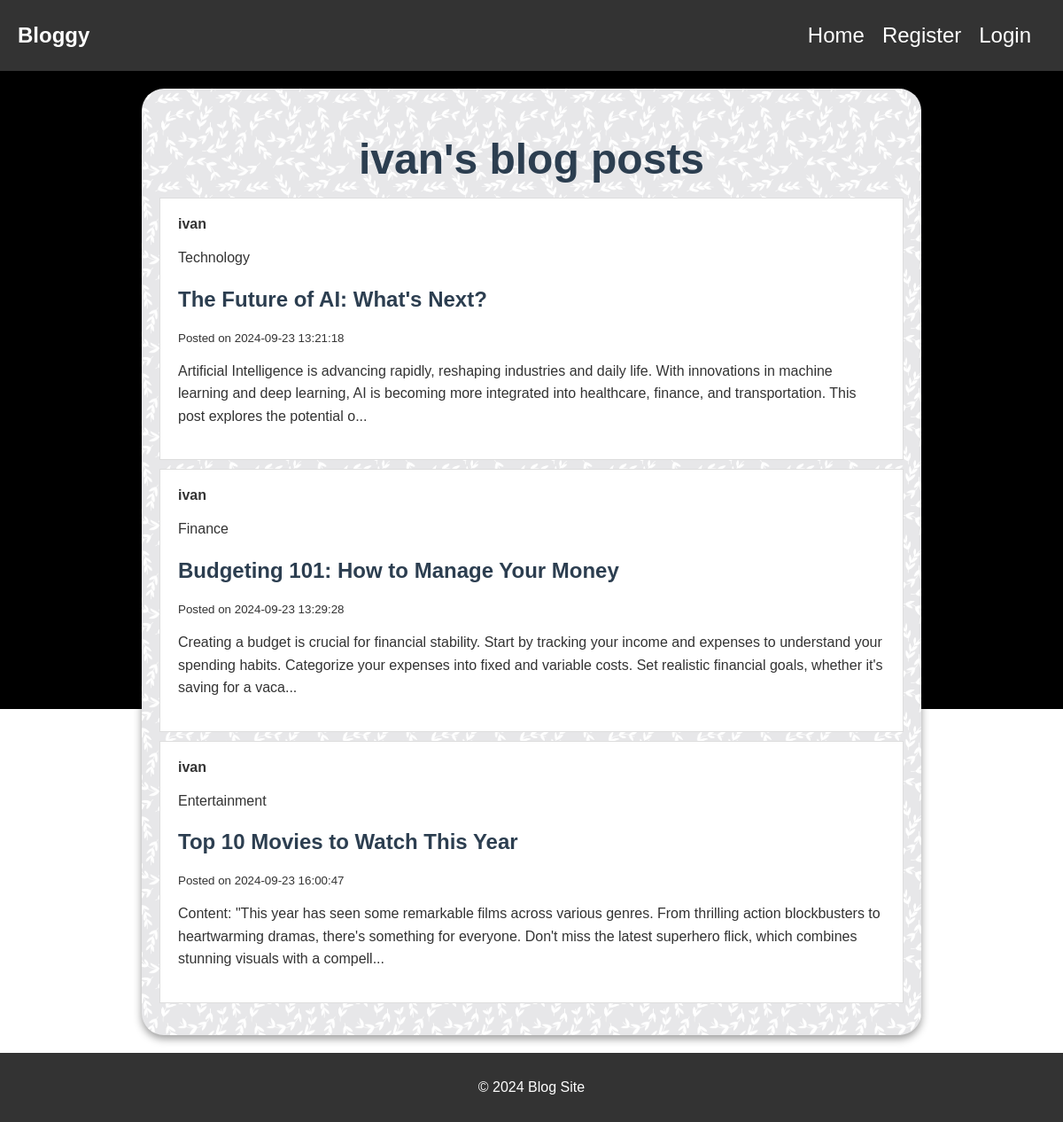
The app's page /user.php?user_id=32 with its own data.
### tables this page shows
CREATE TABLE `user` (
  `user_id` int NOT NULL,
  `user_name` varchar(50) NOT NULL,
  `email` varchar(50) NOT NULL,
  `password` char(60) NOT NULL
);

CREATE TABLE `blog_post` (
  `blog_id` int NOT NULL,
  `title` varchar(150) NOT NULL,
  `content` varchar(5000) DEFAULT NULL,
  `user_id` int NOT NULL,
  `created_timestamp` timestamp NOT NULL DEFAULT CURRENT_TIMESTAMP,
  `category_id` int NOT NULL
);

CREATE TABLE `category` (
  `category_id` int NOT NULL,
  `name` varchar(25) NOT NULL
);

### user.php (called while the page is built, shortened)
<?php
require_once 'config/init.php';
$blogPostModel = new Post($connection);
$user_id = $_GET['user_id'];
$posts = $blogPostModel->get_post_by_user_id($user_id);
$user_name = $userModel->getUserById($_GET['user_id'])['user_name'];
$title = $user_name . "'s blog posts";
include 'views/home.php';
include 'views/layout.php';

### config/init.php (called while the page is built, shortened)
<?php
require_once(__DIR__ . '/../models/User.php');
require_once(__DIR__ . '/../models/Post.php');
$db = new Database();
$connection = $db->getConnection();
$userModel = new User($connection);

### models/User.php (called while the page is built, shortened)
<?php
class User
{
    private $conn;
    public function __construct($db)
    {
        $this->conn = $db;
    }
    public function getUserById($id)
    {
        $query = "SELECT * FROM user WHERE user_id = :id LIMIT 1";
        $stmt = $this->conn->prepare($query);
        $stmt->bindParam(':id', $id);
        $stmt->execute();
        return $stmt->fetch(PDO::FETCH_ASSOC);
        die();
    }
}

### models/Post.php (called while the page is built, shortened)
<?php
class Post
{
    private $conn;
    public function __construct($db)
    {
        $this->conn = $db;
    }
    public function get_category_name($id)
    {
        $stmt = $this->conn->prepare("SELECT name FROM category WHERE category_id = :category_id;");
        $stmt->bindParam(':category_id', $id);
        if ($stmt->execute()) {
            $post = $stmt->fetchColumn();
            return $post;
        }
        return null;
    }
    public function get_post_by_user_id($user_id)
    {
        $stmt = $this->conn->prepare("SELECT bp.*, u.user_name FROM blog_post AS bp JOIN user AS u ON bp.user_id = u.user_id WHERE bp.user_id = :user_id;");
        $stmt->bindParam(':user_id', $user_id);
        if ($stmt->execute()) {
            $posts = $stmt->fetchAll(PDO::FETCH_ASSOC);
            return $posts;
        }
        return [];
    }
}

### views/home.php (the view, shortened to what this page needs)
<h1><?php echo htmlspecialchars($title); ?></h1>
<?php if (!empty($posts)): ?>
    <div class="posts-wrapper">
        <ul>
            <?php foreach ($posts as $post): ?>
                <div class="blog-post">
                    <li>
                        <a class="post-username" href="/blog_app/user.php?user_id=<?php echo htmlspecialchars($post['user_id']) ?>">
                            <?php echo htmlspecialchars($post['user_name']) ?>
                        </a>
                        <p class="category">
                            <?php echo $blogPostModel->get_category_name($post['category_id']) ?>
                        </p>
                        <a href="/blog_app/post.php?blog_id=<?php echo htmlspecialchars($post['blog_id']) ?>">
                            <h2><?php echo htmlspecialchars($post['title']); ?></h2>
                            <small>Posted on <?php echo htmlspecialchars($post['created_timestamp']); ?></small>
                            <p class="post-content"><?php echo htmlspecialchars(substr($post['content'], 0, 250) . '...'); ?></p>
                        </a>
                    </li>
                </div>
            <?php endforeach; ?>
        </ul>
    </div>
<?php else: ?>
    <p>No posts available.</p>
<?php endif; ?>

### public/css/styles.css (style rules this page uses)
html, body { min-height: 100vh !important; margin: 0; font-family: Arial, sans-serif; color: #333; display: flex; flex-direction: column; }
a { text-decoration: none; color: inherit; transition: color 0.3s; }
h1, h2 { color: #2c3e50; }
h1 { font-size: 3rem; margin-bottom: 0; text-align: center; }
h2 { margin-top: 20px; }
p { line-height: 1.6; }
.comment-username, .post-username { font-weight: bold; }
.posts-wrapper > ul, .comments-wrapper ul { list-style-type: none !important; padding: 0; }
.blog-post { background: white; padding: 20px; margin-bottom: 10px; border: 1px solid #ddd; transition: transform 0.3s, background-color 0.3s; }

### records on screen
user: user_name "ivan's blog posts"
blog_post: user.user_name "ivan", category.name "Technology", title "The Future of AI: What's Next?", created_timestamp "2024-09-23 13:21:18", content "Artificial Intelligence is advancing rapidly, reshaping industries and daily life. With innovations in machine learning and deep learning, AI is becoming more integrated into healthcare, finance, and transportation. This post explores the potential o..."
blog_post: user.user_name "ivan", category.name "Finance", title "Budgeting 101: How to Manage Your Money", created_timestamp "2024-09-23 13:29:28", content "Creating a budget is crucial for financial stability. Start by tracking your income and expenses to understand your spending habits. Categorize your expenses into fixed and variable costs. Set realistic financial goals, whether it's saving for a vaca..."
blog_post: user.user_name "ivan", category.name "Entertainment", title "Top 10 Movies to Watch This Year", created_timestamp "2024-09-23 16:00:47", content "Content: \"This year has seen some remarkable films across various genres. From thrilling action blockbusters to heartwarming dramas, there's something for everyone. Don't miss the latest superhero flick, which combines stunning visuals with a compell..."
